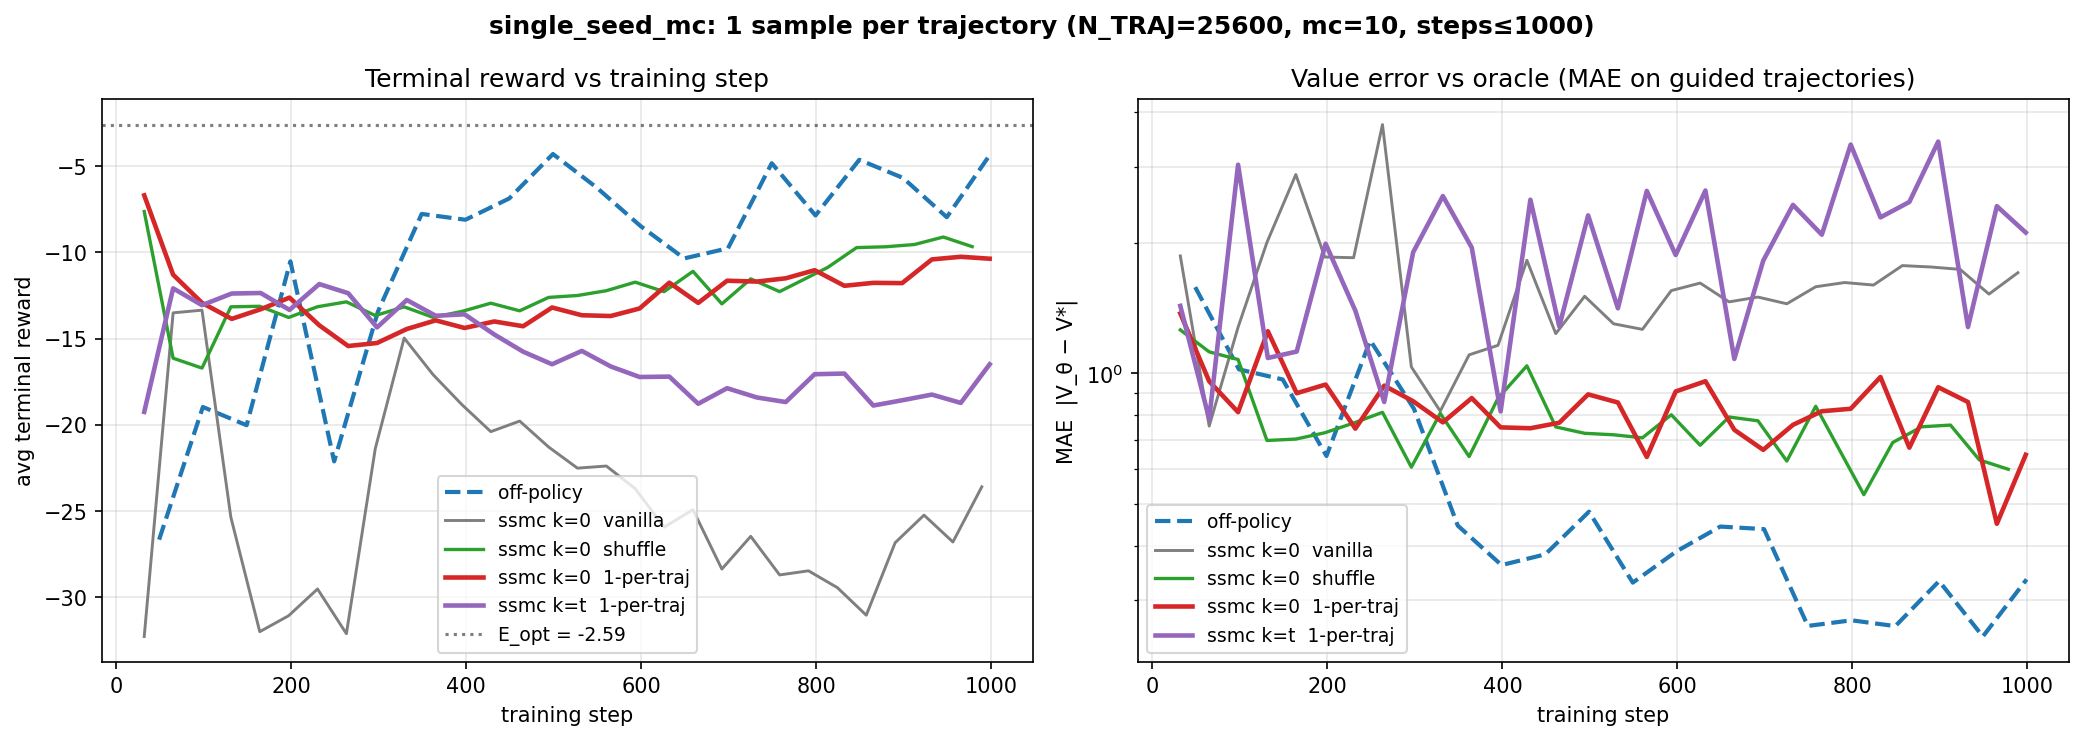

Generate this figure with Python:
#!/usr/bin/env python3
"""Apples-to-apples test: 1 sample per SSMC trajectory.

If trajectory correlation is the only thing hurting SSMC, then keeping just
ONE randomly-chosen (x, t, target) per trajectory should match off-policy
(once we have enough trajectories).  Two configs:

  - k = 0           : log_tau(x, t) = 0
  - k = t (linear)  : log_tau(x, t) = t · h(x)        (= 0 at t=0, = h at t=1)

Buffer size: N_TRAJ trajectories × 1 sample/traj = N_TRAJ independent samples.
DataLoader cycles through this buffer over 1000 training steps.

Note: still much less compute-efficient than off-policy (we threw away 99 of
every 100 SSMC samples), but isolates the correlation effect cleanly.
"""

import gc
import json
import os
import shutil
import time
from functools import partial
from math import sqrt

import matplotlib
matplotlib.use("Agg")
import matplotlib.pyplot as plt
import numpy as np
import pandas as pd
import torch
import torch.nn as nn
from einops import reduce
from sklearn.datasets import make_moons
from sklearn.mixture import GaussianMixture
from sklearn.preprocessing import StandardScaler
from torch.utils.data import DataLoader, TensorDataset

import lightning as L
from lightning.pytorch.callbacks import Callback, ModelCheckpoint
from lightning.pytorch.loggers import CSVLogger

from diffusion_rl.models.on_policy import OnPolicyValue, single_seed_mc
from diffusion_rl.modules.resnet_mlp import ValueNetwork


# ── Setup (matches earlier sweeps) ────────────────────────────────────────
X, _ = make_moons(n_samples=10_000, noise=0.05, random_state=42)
scaler = StandardScaler()
X = scaler.fit_transform(X)
clf = GaussianMixture(n_components=100, covariance_type="spherical")
clf.fit(X)
_means = torch.from_numpy(clf.means_).double()
_sigma2 = torch.from_numpy(clf.covariances_).double()
_weights = torch.from_numpy(clf.weights_).double()
_sigmas = torch.sqrt(_sigma2)[:, None]
_weights_col = _weights[:, None]

D = 2
a = 1.0
c = torch.tensor([1.0, 0.0])


class AV(nn.Module):
    def __init__(self, means, sigma2, weights, a=1.0, c_=None, D_=2):
        super().__init__()
        if c_ is None:
            c_ = torch.tensor([1.0, 0.0])
        self.register_buffer("means", means.float())
        self.register_buffer("sigma2", sigma2.float())
        self.register_buffer("weights", weights.float())
        self.a = a
        self.D = D_
        self.register_buffer("c", c_.float())

    def _log_Z(self, m, v):
        cc = self.c.double()
        d = 1 + 20 * v
        return (
            -self.D / 2 * torch.log(d)
            + (
                -10 * (m**2).sum(-1)
                + 20 * (m * cc).sum(-1)
                + 200 * v * (cc**2).sum()
            ) / d
            - 10 * (cc**2).sum()
        )

    def forward(self, x, t):
        x = x.double()
        t = t.double().reshape(-1)
        if t.numel() == 1:
            t = t.expand(x.shape[0])
        t_ = t[:, None]
        m = self.means.double()
        s2 = self.sigma2.double()
        w = self.weights.double()
        dk = t_ * s2[None, :] + 2 * self.a * (1 - t_)
        mm = t_[:, :, None] * m[None, :, :]
        d2 = ((x[:, None, :] - mm) ** 2).sum(-1)
        ts = t_ + 1e-40
        lg = -self.D / 2 * torch.log(2 * torch.pi * ts * dk) - d2 / (2 * ts * dk)
        lw = torch.log(w)[None, :]
        lpw = lw + lg - torch.logsumexp(lw + lg, dim=1, keepdim=True)
        tV = 2 * self.a * (1 - t_) * s2[None, :] / dk
        tmu = (
            s2[None, :, None] * x[:, None, :]
            + 2 * self.a * (1 - t_)[:, :, None] * m[None, :, :]
        ) / dk[:, :, None]
        return torch.logsumexp(lpw + self._log_Z(tmu, tV), dim=1).float()


_avm = AV(_means, _sigma2, _weights, a=a, c_=c, D_=D)


def anal_fn(x, t):
    return _avm(x.cpu(), t.cpu()).to(x.device)


def gmm_drift(xt, ts, a_):
    ts = ts.reshape(-1, 1)
    xt_ = xt[..., None]
    means_ = _means.float().to(xt).T[None, ...]
    ts_ = ts[..., None]
    sigmas_ = _sigmas.float().to(xt).T
    weights_ = _weights_col.float().to(xt).T
    denom = 2 * a_ * (1 - ts) + ts * sigmas_**2
    le = -reduce((xt_ - means_ * ts_) ** 2, "n d m -> n m", "sum") / (2 * ts * denom)
    lsf = torch.log(2 * a_ * (1 - ts) / denom) * D / 2
    lrw = torch.log(weights_) + le + lsf
    lw = lrw - torch.logsumexp(lrw, dim=1, keepdim=True)
    lw = torch.where((ts == 0), torch.log(weights_), lw)
    nm = (2 * a_ * (1 - ts_) * means_ + xt_ * sigmas_[None, ...] ** 2) / denom[:, None, :]
    us = (nm - xt[:, :, None]) / (1 - ts[..., None])
    return reduce(torch.exp(lw)[:, None, :] * us, "n d m -> n d", "sum")


DEVICE = "mps" if torch.backends.mps.is_available() else "cpu"


def base_drift(x, t):
    return gmm_drift(x, t if t.ndim >= 1 else t.unsqueeze(0), a).to(dtype=torch.float)


def reward_fn(x):
    return -10 * (x - c.to(x)).square().sum(dim=1)


# log_tau variants ----------------------------------------------------------
def log_tau_zero(x, t):
    return torch.zeros(x.shape[0], dtype=x.dtype, device=x.device)


def log_tau_linear(x, t):
    """log_tau(x, t) = t · h(x);  zero at t=0, equals reward at t=1."""
    return t.reshape(-1) * reward_fn(x)


def zero_value(x, t):
    return torch.zeros(x.shape[0], dtype=x.dtype, device=x.device)


# ── Constants ──────────────────────────────────────────────────────────────
LOG_DIR = "lightning_logs/ssmc_one_per_traj"
CKPT_DIR = "checkpoints/ssmc_one_per_traj"
PRIOR_OFF_CSV = "lightning_logs/ssmc_vs_offpolicy/offpolicy/version_0/metrics.csv"
PRIOR_K0_VANILLA_CSV = "lightning_logs/ssmc_k_sweep/ssmc_k0/version_0/metrics.csv"
PRIOR_K0_SHUFFLE_CSV = "lightning_logs/ssmc_shuffled_buffer/shuf_k0/version_0/metrics.csv"

TOTAL_STEPS = 1000
BS = 256
LR = 1e-3
N_STEPS = 100
MC_SAMPLES = 10
N_TRAJ_BIG = 25_600        # 25.6K independent samples → ~10 epochs over 1000 steps

with open("notebooks/analytical_target.json") as f:
    _at = json.load(f)
E_OPT = _at["E_opt"]

all_rewards = reward_fn(torch.from_numpy(X).float())
max_r = all_rewards.max()
bias_val = (
    torch.log(torch.mean(torch.exp(all_rewards - max_r))) + max_r
).item()

val_loader = DataLoader(TensorDataset(torch.zeros(1)), batch_size=1)


# ── Trajectory MAE callback ────────────────────────────────────────────────
class TrajCB(Callback):
    def __init__(self, af, n=256, ns=N_STEPS):
        super().__init__()
        self.af = af
        self.n = n
        self.ns = ns

    def on_validation_batch_end(self, trainer, pl, outputs, batch, bi):
        if bi > 0:
            return
        dim = pl.hparams.dim
        dev = pl.device
        n = self.n
        dt = 1.0 / self.ns
        for beta, label in [(0, "base"), (1, "guided")]:
            x = torch.zeros(n, dim, device=dev)
            ax, at = [x], [torch.zeros(n, device=dev)]
            dfn = partial(pl.drift, beta=beta)
            for st in torch.linspace(0, 1, self.ns + 1, device=dev)[:-1]:
                tv = st.expand(n)
                dx = dfn(x, tv) * dt
                db = sqrt(2 * pl.a * dt) * torch.randn_like(x)
                x = x + dx + db
                ax.append(x)
                at.append(torch.full((n,), float(st) + dt, device=dev))
            ax = torch.cat(ax)
            at = torch.cat(at)
            with torch.no_grad():
                vp = pl.value_module(ax, at)
                va = self.af(ax, at)
            err = vp - va
            pl.log(f"traj_avg_mae_{label}", err.abs().mean(), prog_bar=False)


# ── Generate "1 sample per trajectory" buffer ──────────────────────────────
@torch.no_grad()
def generate_buffer_one_per_traj(log_tau_fn, n_traj, chunk=400):
    """Generate trajectories; keep 1 uniformly-chosen (x, t, target) per traj."""
    print(f"  Generating {n_traj} trajectories (1 sample/traj kept) on {DEVICE}...")
    t0 = time.time()
    xs, ts, ys = [], [], []
    for start in range(0, n_traj, chunk):
        b = min(chunk, n_traj - start)
        all_x, all_t, all_tgt = single_seed_mc(
            drift=base_drift,
            value=zero_value,
            log_tau=log_tau_fn,
            h=reward_fn,
            a=a,
            batch_size=b,
            mc_samples=MC_SAMPLES,
            dim=D,
            n_steps=N_STEPS,
            device=DEVICE,
        )
        # single_seed_mc packs the output as stack-then-reshape:
        #   xs_list (T entries of (B, dim)) → stack(dim=1) → reshape(B*T, dim)
        # So index `b * T + t` corresponds to (batch=b, time=t).
        x_3d = all_x.reshape(b, N_STEPS, D)
        t_2d = all_t.reshape(b, N_STEPS)
        y_2d = all_tgt.reshape(b, N_STEPS)
        idx = torch.randint(0, N_STEPS, (b,), device=all_x.device)
        rng = torch.arange(b, device=all_x.device)
        xs.append(x_3d[rng, idx].cpu())
        ts.append(t_2d[rng, idx].cpu())
        ys.append(y_2d[rng, idx].cpu())
    x_buf = torch.cat(xs)             # (N_TRAJ, D)
    t_buf = torch.cat(ts).unsqueeze(-1)  # (N_TRAJ, 1)
    y_buf = torch.cat(ys).unsqueeze(-1)  # (N_TRAJ, 1)
    print(f"    buffer: {tuple(x_buf.shape)}  ({(time.time()-t0)/60:.1f} min)")
    return x_buf, t_buf, y_buf


# ── Train one config from a pre-built buffer ──────────────────────────────
def train_from_buffer(name, x_buf, t_buf, y_buf):
    csv_path = f"{LOG_DIR}/{name}/version_0/metrics.csv"
    if os.path.exists(csv_path):
        df = pd.read_csv(csv_path)
        val = df.dropna(subset=["val_reward_mean"])
        if len(val) > 0 and int(val["step"].max()) >= TOTAL_STEPS - 1:
            print(f"  {name}: already complete, skipping.")
            return
    for v in range(3):
        p = f"{LOG_DIR}/{name}/version_{v}"
        if os.path.exists(p):
            shutil.rmtree(p)
    p = f"{CKPT_DIR}/{name}"
    if os.path.exists(p):
        shutil.rmtree(p)

    print(f"\n  [training] {name}")
    t0 = time.time()
    vm = ValueNetwork(D, bias=bias_val)
    model = OnPolicyValue(
        base_score_module=base_drift,
        value_module=vm,
        reward_function=reward_fn,
        dim=D,
        a=a,
        lr=LR,
        loss_type="quad",
        analytical_value_fn=anal_fn,
        ema_decay=0.999,
    )
    ds = TensorDataset(y_buf, x_buf, t_buf)  # OnPolicyValue.training_step: (y, x, t)
    loader = DataLoader(ds, batch_size=BS, shuffle=True, drop_last=True)
    tcb = TrajCB(anal_fn)
    ccb = ModelCheckpoint(
        dirpath=f"{CKPT_DIR}/{name}",
        save_last=True, save_top_k=1,
        monitor="val_reward_mean", mode="max", filename="best",
    )
    logger = CSVLogger(LOG_DIR, name=name, version=0)
    trainer = L.Trainer(
        max_steps=TOTAL_STEPS,
        val_check_interval=max(1, TOTAL_STEPS // 30),
        callbacks=[ccb, tcb],
        logger=logger,
        enable_checkpointing=True,
        enable_progress_bar=True,
    )
    trainer.fit(model, loader, val_dataloaders=val_loader)
    print(f"    elapsed: {(time.time() - t0)/60:.1f} min")
    del model, vm, trainer, loader, ds
    gc.collect()
    if torch.backends.mps.is_available():
        torch.mps.empty_cache()


# ── Run ────────────────────────────────────────────────────────────────────
print(f"E_OPT = {E_OPT:.4f}")
print(f"Device: {DEVICE}")
print(f"BS={BS}  LR={LR}  TOTAL_STEPS={TOTAL_STEPS}  N_STEPS={N_STEPS}")
print(f"Buffer: {N_TRAJ_BIG} trajectories × 1 sample = {N_TRAJ_BIG} independent samples")
print()

t_total0 = time.time()

print("=== k = 0  (log_tau = 0) ===")
x0, t0_, y0 = generate_buffer_one_per_traj(log_tau_zero, N_TRAJ_BIG)
train_from_buffer("opt_k0", x0, t0_, y0)
del x0, t0_, y0
gc.collect()

print("\n=== k = t  (log_tau = t · h(x)) ===")
xt, tt, yt = generate_buffer_one_per_traj(log_tau_linear, N_TRAJ_BIG)
train_from_buffer("opt_kt", xt, tt, yt)
del xt, tt, yt
gc.collect()

print(f"\nTotal elapsed: {(time.time() - t_total0)/60:.1f} min")


# ── Plot ───────────────────────────────────────────────────────────────────
def truncate_to(df, max_step):
    return df[df["step"] <= max_step]


def load_curves(csv_path, max_step=TOTAL_STEPS):
    if not os.path.exists(csv_path):
        return None, None
    df = pd.read_csv(csv_path)
    df = truncate_to(df, max_step)
    val = df.dropna(subset=["val_reward_mean"])
    mae = df.dropna(subset=["traj_avg_mae_guided"])
    return val, mae


configs = [
    {"name": "off-policy",          "csv": PRIOR_OFF_CSV,              "color": "#1f77b4", "ls": "--", "lw": 2.0},
    {"name": "ssmc k=0  vanilla",   "csv": PRIOR_K0_VANILLA_CSV,       "color": "#7f7f7f", "ls": "-",  "lw": 1.4},
    {"name": "ssmc k=0  shuffle",   "csv": PRIOR_K0_SHUFFLE_CSV,       "color": "#2ca02c", "ls": "-",  "lw": 1.6},
    {"name": "ssmc k=0  1-per-traj","csv": f"{LOG_DIR}/opt_k0/version_0/metrics.csv","color": "#d62728", "ls": "-", "lw": 2.2},
    {"name": "ssmc k=t  1-per-traj","csv": f"{LOG_DIR}/opt_kt/version_0/metrics.csv","color": "#9467bd", "ls": "-", "lw": 2.2},
]

print(f"\n{'=' * 72}\n  RESULTS  (truncated to step ≤ {TOTAL_STEPS})\n{'=' * 72}")
summary = {}
for cfg in configs:
    val, mae = load_curves(cfg["csv"])
    if val is None or len(val) == 0:
        print(f"  {cfg['name']:<26}  (no metrics)")
        continue
    best = float(val["val_reward_mean"].max())
    final = float(val["val_reward_mean"].iloc[-1])
    final_mae = float(mae["traj_avg_mae_guided"].iloc[-1]) if len(mae) else float("nan")
    summary[cfg["name"]] = {"best": best, "final": final, "guided_mae": final_mae}
    print(f"  {cfg['name']:<26} best={best:>7.3f}  final={final:>7.3f}  guided_MAE={final_mae:>6.3f}")

fig, axes = plt.subplots(1, 2, figsize=(14, 5))
fig.suptitle(
    f"single_seed_mc: 1 sample per trajectory (N_TRAJ={N_TRAJ_BIG}, mc={MC_SAMPLES}, steps≤{TOTAL_STEPS})",
    fontsize=12, fontweight="bold",
)

ax = axes[0]
ax.set_title("Terminal reward vs training step")
for cfg in configs:
    val, _ = load_curves(cfg["csv"])
    if val is None or len(val) == 0:
        continue
    ax.plot(val["step"], val["val_reward_mean"],
            color=cfg["color"], ls=cfg["ls"], lw=cfg["lw"], label=cfg["name"])
ax.axhline(E_OPT, color="black", ls=":", alpha=0.5, label=f"E_opt = {E_OPT:.2f}")
ax.set_xlabel("training step")
ax.set_ylabel("avg terminal reward")
ax.legend(fontsize=9)
ax.grid(True, alpha=0.3)

ax = axes[1]
ax.set_title("Value error vs oracle (MAE on guided trajectories)")
for cfg in configs:
    _, mae = load_curves(cfg["csv"])
    if mae is None or len(mae) == 0:
        continue
    ax.plot(mae["step"], mae["traj_avg_mae_guided"],
            color=cfg["color"], ls=cfg["ls"], lw=cfg["lw"], label=cfg["name"])
ax.set_xlabel("training step")
ax.set_ylabel("MAE  |V_θ − V*|")
ax.set_yscale("log")
ax.legend(fontsize=9)
ax.grid(True, alpha=0.3, which="both")

plt.tight_layout()
out = "notebooks/ssmc_one_per_traj.png"
plt.savefig(out, dpi=150, bbox_inches="tight")
print(f"\nSaved: {out}")

with open("notebooks/ssmc_one_per_traj_results.json", "w") as f:
    json.dump(
        {
            "config": {
                "TOTAL_STEPS": TOTAL_STEPS, "BS": BS, "LR": LR,
                "MC_SAMPLES": MC_SAMPLES, "N_TRAJ_BIG": N_TRAJ_BIG,
                "E_OPT": E_OPT,
            },
            "summary": summary,
        },
        f, indent=2,
    )
print("Done.")
